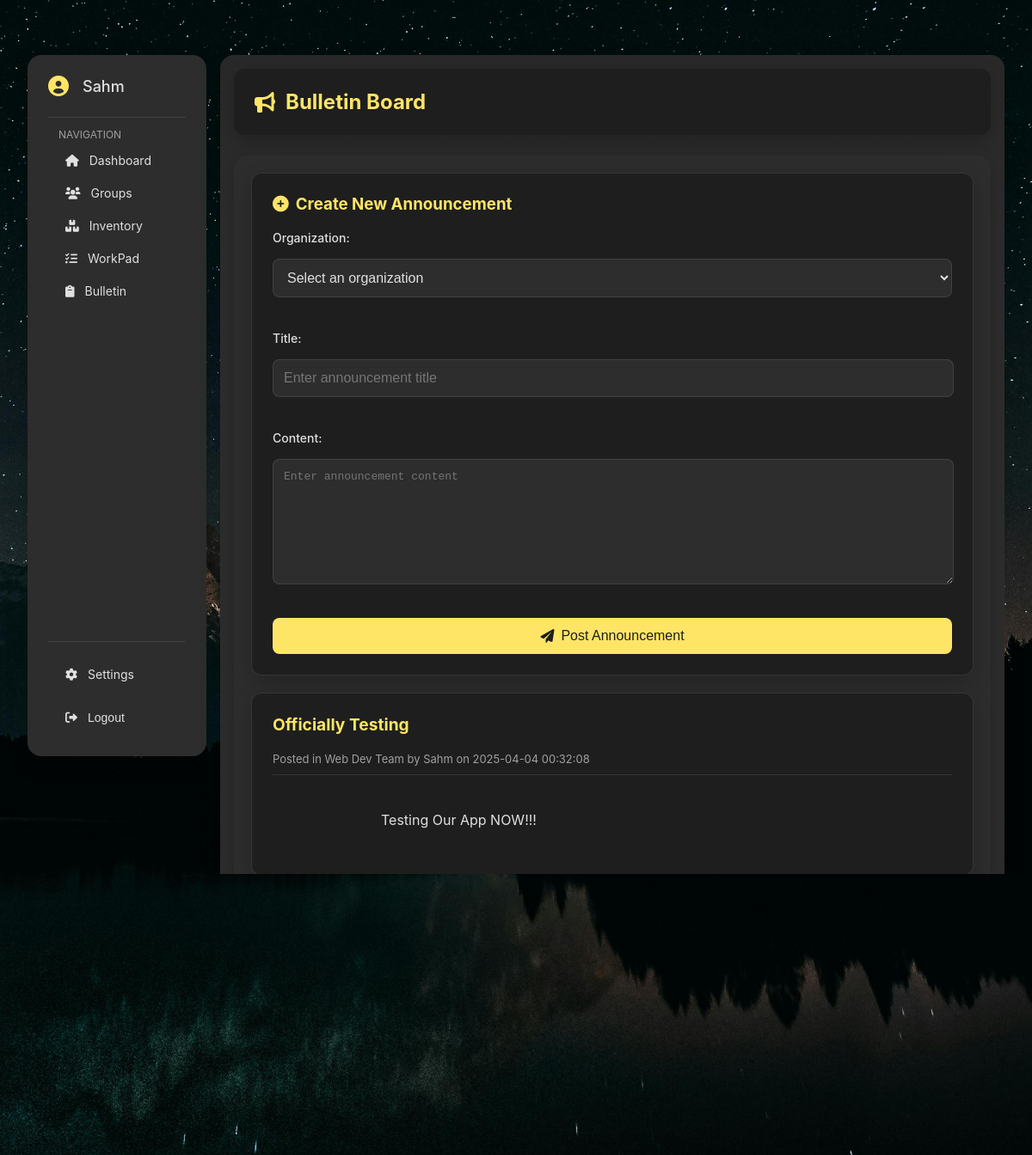
/bulletin (signed in), run on the app's committed database.
### tables this page shows
CREATE TABLE users (
            id INTEGER PRIMARY KEY AUTOINCREMENT,
            username TEXT UNIQUE,
            password TEXT
        );

CREATE TABLE announcements (
            id INTEGER PRIMARY KEY AUTOINCREMENT,
            organization_id INTEGER,
            author_id INTEGER,
            title TEXT NOT NULL,
            content TEXT NOT NULL,
            created_at TIMESTAMP DEFAULT CURRENT_TIMESTAMP,
            FOREIGN KEY (organization_id) REFERENCES organizations (id) ON DELETE CASCADE,
            FOREIGN KEY (author_id) REFERENCES users (id) ON DELETE CASCADE
        );

CREATE TABLE organizations (
            id INTEGER PRIMARY KEY AUTOINCREMENT,
            name TEXT UNIQUE,
            created_at TIMESTAMP DEFAULT CURRENT_TIMESTAMP
        );

### app/routes/bulletin.py (the view)
def bulletin():
    if 'user_id' not in session:
        return redirect(url_for('login_credentials'))
    try:
        announcements = execute_query('''
            SELECT a.*, o.name as organization_name, u.username as author_name,
                   datetime(a.created_at) as formatted_date
            FROM announcements a
            JOIN organizations o ON a.organization_id = o.id
            JOIN users u ON a.author_id = u.id
            JOIN user_organizations uo ON a.organization_id = uo.organization_id
            WHERE uo.user_id = ?
            ORDER BY a.created_at DESC
        ''', (session['user_id'],))
        admin_orgs = execute_query('''
            SELECT o.*
            FROM organizations o
            JOIN user_organizations uo ON o.id = uo.organization_id
            WHERE uo.user_id = ? AND uo.role = 'admin'
        ''', (session['user_id'],))
        return render_template('bulletin.html',
                           announcements=announcements,
                           admin_organizations=admin_orgs,
                           username=session.get('username', 'User'))
    except DatabaseError as e:
        flash('Error loading bulletin board')
        print(f"Database error: {str(e)}")
        return redirect(url_for('dashboard'))

### app/__init__.py (called while the page is built)
@app.context_processor
def inject_csrf_token():
    return dict(csrf=generate_csrf())

@app.context_processor
def inject_user():
    if 'user_id' in session:
        return {
            'username': session.get('username'),
            'user_id': session.get('user_id')
        }
    return {'username': None, 'user_id': None}

### app/utils/db_utils.py (called while the page is built)
@contextmanager
def get_db():
    conn = None
    try:
        current_dir = os.path.dirname(os.path.dirname(os.path.dirname(os.path.abspath(__file__))))
        db_path = os.path.join(current_dir, 'database', 'database.db')
        conn = sqlite3.connect(db_path)
        conn.row_factory = sqlite3.Row
        yield conn
        conn.commit()
    except sqlite3.Error as e:
        if conn:
            conn.rollback()
        raise DatabaseError(f"Database error: {str(e)}")
    finally:
        if conn:
            conn.close()

def execute_query(query, params=()):
    try:
        with get_db() as conn:
            result = conn.execute(query, params).fetchall()
        return result
    except Exception as e:
        raise DatabaseError(f"Query error: {str(e)}")

### templates/bulletin.html (shortened to what this page needs)
{% extends "base.html" %}
{% block content %}
<div class="page-header">
    <h1><i class="fas fa-bullhorn"></i> Bulletin Board</h1>
</div>
            <div class="bulletin-container">
            {% if admin_organizations %}
            <div class="create-announcement">
                <h3><i class="fas fa-plus-circle"></i> Create New Announcement</h3>
                <form class="announcement-form" onsubmit="createAnnouncement(event)">
                    <div class="form-group">
                        <label for="organization">Organization:</label>
                        <select id="organization" name="organization" required>
                            <option value="">Select an organization</option>
                        </select>
                    </div>
                    <div class="form-group">
                        <label for="title">Title:</label>
                        <input type="text" id="title" name="title" required placeholder="Enter announcement title">
                    </div>
                    <div class="form-group">
                        <label for="content">Content:</label>
                        <textarea id="content" name="content" required placeholder="Enter announcement content"></textarea>
                    </div>
                    <button type="submit" class="submit-announcement-btn">
                        <i class="fas fa-paper-plane"></i> Post Announcement
                    </button>
                </form>
            </div>
            {% endif %}
            <div class="announcements-list">
                {% if announcements %}
                    {% for announcement in announcements %}
                    <div class="announcement-card">
                        <div class="announcement-header">
                            <div class="announcement-title">{{ announcement.title }}</div>
                            <div class="announcement-info">
                                <div class="announcement-meta">
                                    Posted in {{ announcement.organization_name }} by {{ announcement.author_name }}
                                    on {{ announcement.formatted_date }}
                                </div>
                            </div>
                        </div>
                        <div class="announcement-content">
                            {{ announcement.content }}
                        </div>
                    </div>
                    {% endfor %}
                {% else %}
                    <div class="no-announcements">
                        <i class="fas fa-info-circle"></i> No announcements to display
                    </div>
                {% endif %}
</div>
{% endblock %}

### templates/base.html (shortened to what this page needs)
<!DOCTYPE html>
<html lang="en">
<head>
    <link rel="stylesheet" href="{{ url_for('static', filename='styles.css') }}">
    <link rel="stylesheet" href="https://cdnjs.cloudflare.com/ajax/libs/font-awesome/6.0.0/css/all.min.css">
</head>
<body>
    <div class="dashboard-container">
        <div class="sidebar">
            <div class="user-profile">
                <i class="fas fa-user-circle"></i>
                <div class="user-profile-info">
                    <h3>{{ username }}</h3>
                </div>
            </div>
            <div class="sidebar-nav">
                <span class="nav-section-title">Navigation</span>
                <a href="{{ url_for('dashboard') }}" class="nav-button">
                    <i class="fas fa-home"></i> Dashboard
                </a>
                <a href="{{ url_for('groups') }}" class="nav-button">
                    <i class="fas fa-users"></i> Groups
                </a>
                <a href="{{ url_for('inventory') }}" class="nav-button">
                    <i class="fas fa-boxes"></i> Inventory
                </a>
                <a href="{{ url_for('workpad') }}" class="nav-button">
                    <i class="fas fa-tasks"></i> WorkPad
                </a>
                <a href="{{ url_for('bulletin') }}" class="nav-button">
                    <i class="fas fa-clipboard"></i> Bulletin
                </a>
            </div>
            <div class="sidebar-footer">
                <a href="{{ url_for('account_manager') }}" class="nav-button">
                    <i class="fas fa-cog"></i> Settings
                </a>
                <form action="{{ url_for('logout') }}" method="POST" class="logout-form">
                    <button type="submit" class="nav-button">
                        <i class="fas fa-sign-out-alt"></i> Logout
                    </button>
                </form>
            </div>
        </div>
        <div class="main-content">
            {% block content %}{% endblock %}
        </div>
    </div>
</body>
</html>

### data on the page
users: username "Sahm"
announcements: title "Officially Testing", organization_name "Web Dev Team", author_name "Sahm", formatted_date "2025-04-04 00:32:08", content "Testing Our App NOW!!!"
announcements: organization_name "Web Dev Team", author_name "Sahm", formatted_date "2025-04-03 23:48:12", content "We're gonna have to start reviewing candidate profiles to start the shortlisting process. Let's fix a time to start the process."
